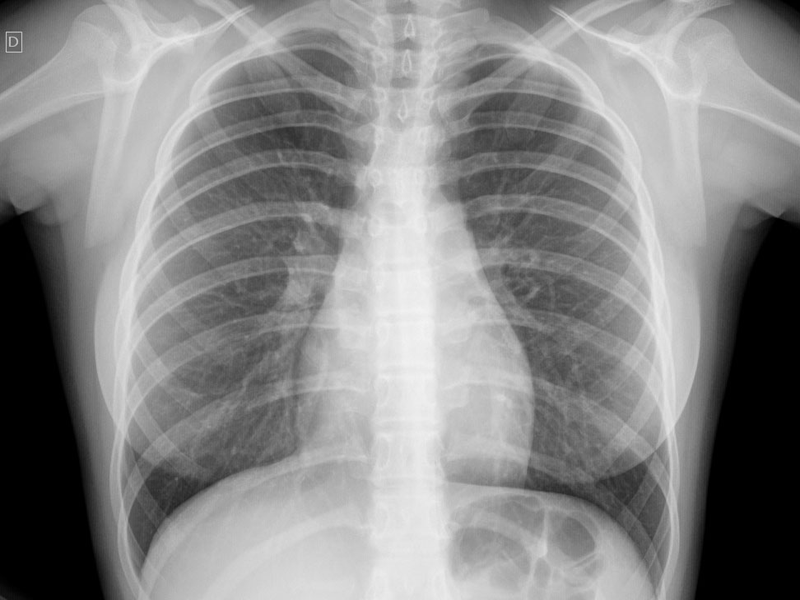
#> input picture ImagemRaiox.jpg, 800 x 600 px
$ python -i funcoes.py   (imports and definitions only)   (older library calls are emulated)
#> lines starting #> are read from the running program, lines starting #| are printed output that depends on the picture
### python/Teste/filtros.py
from funcoes import *
import random
import cv2
import pytesseract
import numpy as np
import tkinter as tk
import re
from PIL import Image, ImageTk
import unicodedata
from matplotlib import pyplot as plt
import matplotlib
pytesseract.pytesseract.tesseract_cmd = 'C:\Tesseract\Tesseract.exe'


def gray(img_path):
    root = tk.Tk()
    largura_tela = root.winfo_screenwidth()
    altura_tela = root.winfo_screenheight()
    root.destroy()
    gray = cv2.cvtColor(img_path, cv2.COLOR_BGR2GRAY)
    cv2.imshow('gray', gray)
    cv2.waitKey(0)
    return gray


# [21 lines left out: function sharp, not called in this run]


def simple_threshold(img_path, mim_threshold):
    root = tk.Tk()
    largura_tela = root.winfo_screenwidth()
    altura_tela = root.winfo_screenheight()
    root.destroy()
    val, thresh = cv2.threshold(img_path, mim_threshold, 255, cv2.THRESH_BINARY) #pixeis q forem inferiores a mim_threshold serão considerados como 0 e se for maior, sera considerado como 255(branco)
    cv2.imshow('thresh', thresh)

    cv2.waitKey(0)

    return thresh

def media(img_path, kernel_size):
    root = tk.Tk()
    root.destroy()


    # Aplica o filtro de média
    averaged = cv2.blur(img_path, (kernel_size, kernel_size))

    # Exibe a imagem resultante
    cv2.imshow('Média', averaged)
    cv2.waitKey(0)

    return averaged

# [9 lines left out: function mediana, not called in this run]

class IdealNotchFilter:
    def __init__(self):
        pass

    # [18 lines left out: function apply_filter, not called in this run]

class ButterworthNotchFilter:
    def __init__(self):
        pass

    # [18 lines left out: function apply_filter, not called in this run]

class GaussianNotchFilter:
    def __init__(self):
        pass

    # [27 lines left out: functions apply_filter, blur, not called in this run]


def filtro_destaque(imagem_path):


    # Aplicar o filtro Laplaciano para realçar as bordas
    imagem_destacada = cv2.Laplacian(imagem_path, cv2.CV_64F)

    # Normalizar a imagem resultante para o intervalo [0, 255]
    imagem_destacada = cv2.normalize(imagem_destacada, None, 0, 255, cv2.NORM_MINMAX)

    # Converter de volta para o tipo de dados uint8
    imagem_destacada = np.uint8(imagem_destacada)

    # Combinação da imagem original com a imagem destacada para realçar as bordas
    #imagem_resultante = cv2.addWeighted(imagem_path, 1, cv2.cvtColor(imagem_destacada, cv2.COLOR_GRAY2BGR), 0.25, 0)
    cv2.imshow("Imagem Realçada", imagem_destacada)
    cv2.waitKey(0)
    return imagem_destacada

# [48 lines left out: functions filtro_prewitt, binarizaracao, add_noise, not called in this run]

### python/Teste/funcoes.py
import filtros
import cv2
import pytesseract
import numpy as np
import tkinter as tk
import re
from PIL import Image, ImageTk
import unicodedata
import matplotlib.pyplot as plt
from matplotlib import pyplot as plt

pytesseract.pytesseract.tesseract_cmd = 'C:\Tesseract\Tesseract.exe'


    # Usar o Tesseract para extrair caixas delimitadoras do texto na imagem
# [228 lines left out: functions localizar_texto_imagem, ler_imagem, pos_processamento, redimensionar_imagem_para_tela, pre_processamento, segmentar_caractere_texto and 9 more, not called in this run]

>>> import cv2
>>> picture = cv2.imread('../../ImagemRaiox.jpg')
#> picture is the input picture: shape (600, 800, 3); min 0, max 244, mean 135.6
>>> result = pre_processamento(picture)
#> in redimensionar_imagem_para_tela, `imagem_redimensionada = cv2.resize(imagem_path, (largura_tela, altura_..`:
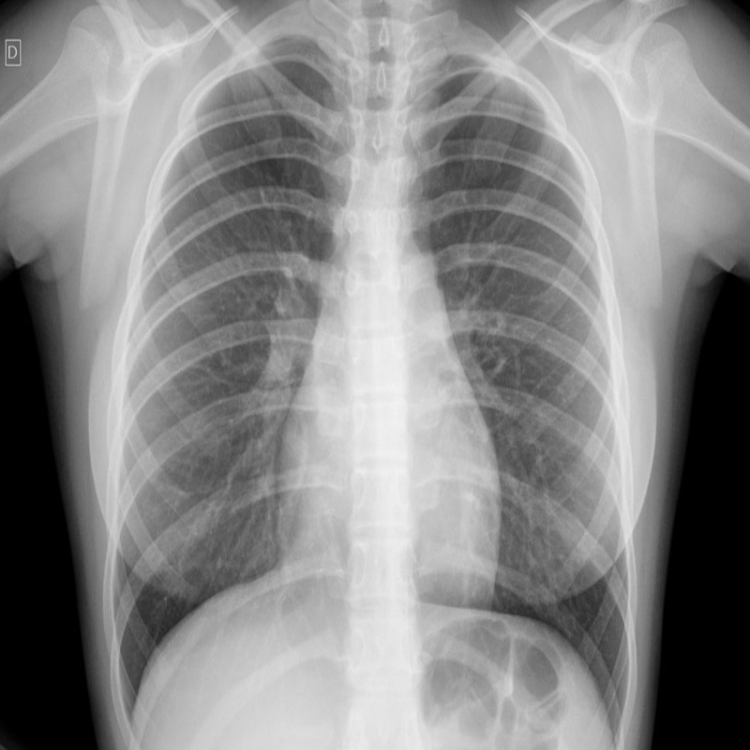
#> imagem_redimensionada: shape (750, 750, 3); min 0, max 243, mean 135.5
#> in filtro_destaque, `imagem_destacada = cv2.Laplacian(imagem_path, cv2.CV_64F)`:
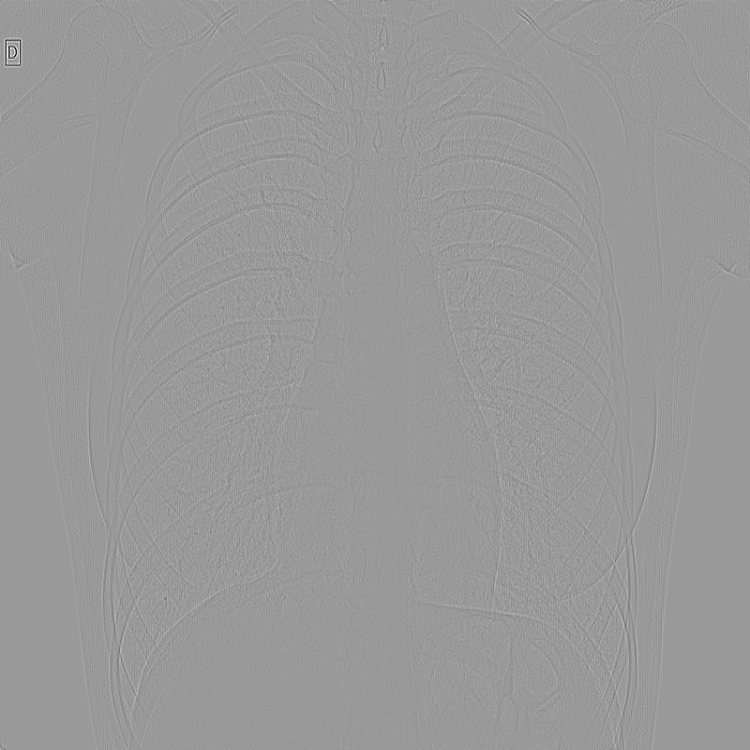
#> imagem_destacada: shape (750, 750) float64; min -152, max 101, mean 0; drawn with min black and max white
#> in simple_threshold, `val, thresh = cv2.threshold(img_path, mim_threshold, 255, cv2.THRESH_B..`:
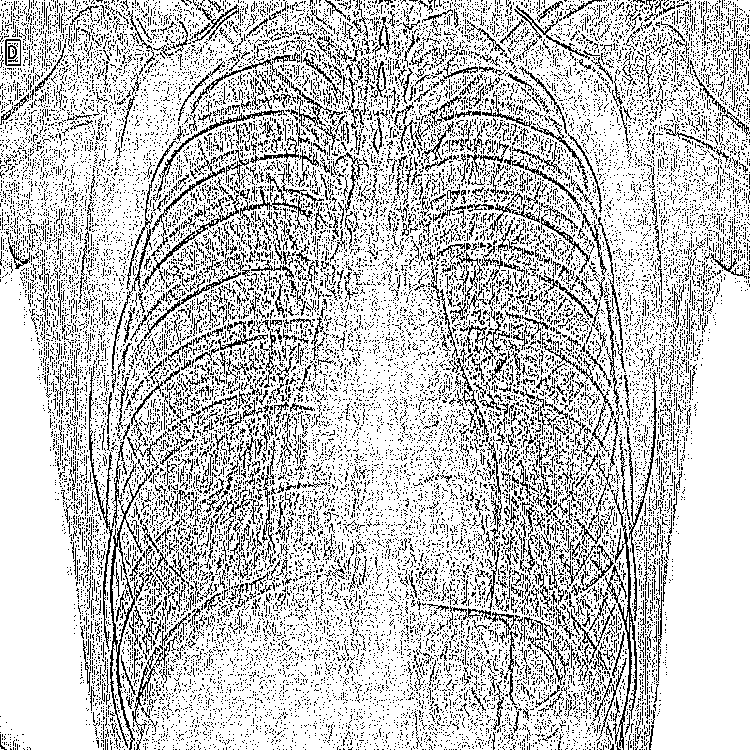
#> thresh: shape (750, 750); 77.8% white; black in thin lines or dots
#> in simple_threshold, `val, thresh = cv2.threshold(img_path, mim_threshold, 255, cv2.THRESH_B..`: val = 150
#> in media, `averaged = cv2.blur(img_path, (kernel_size, kernel_size))`:
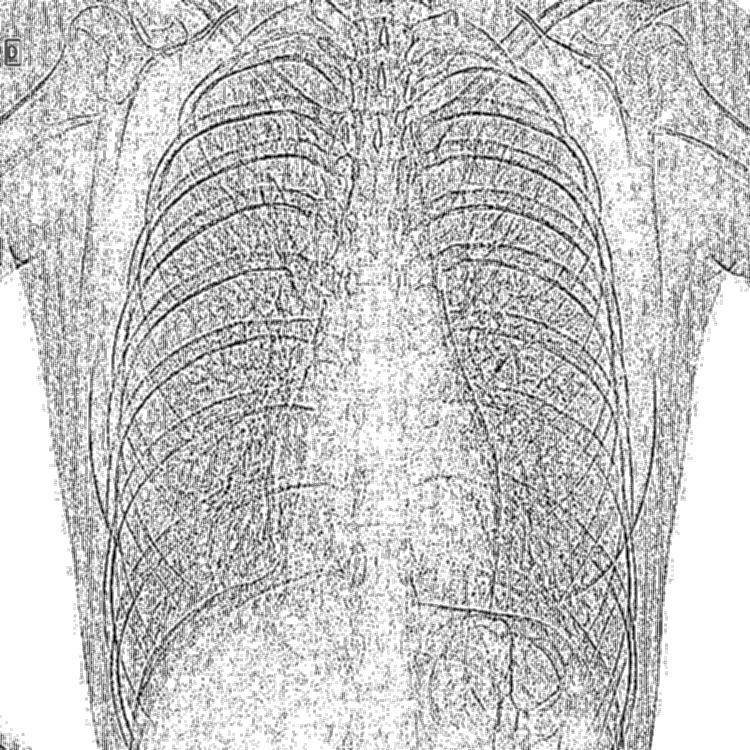
#> averaged: shape (750, 750); min 0, max 255, mean 198.4
#> in pre_processamento, `imagemPreProcessada = cv2.erode(imagemPreProcessada, kernel, iteration..`:
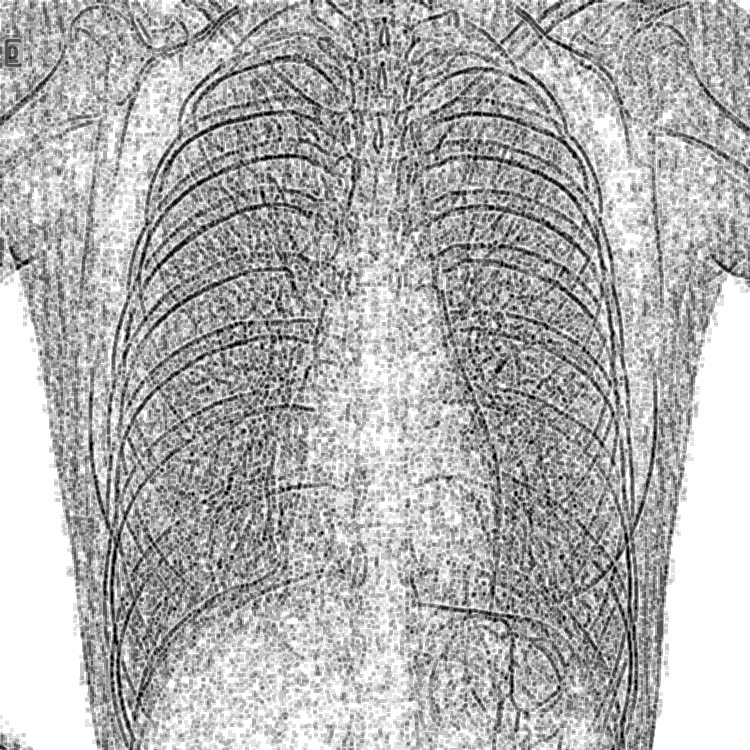
#> imagemPreProcessada: shape (750, 750); min 0, max 255, mean 176.4
#> in pre_processamento, `imagemPreProcessada = cv2.dilate(imagemPreProcessada, kernel, iteratio..`:
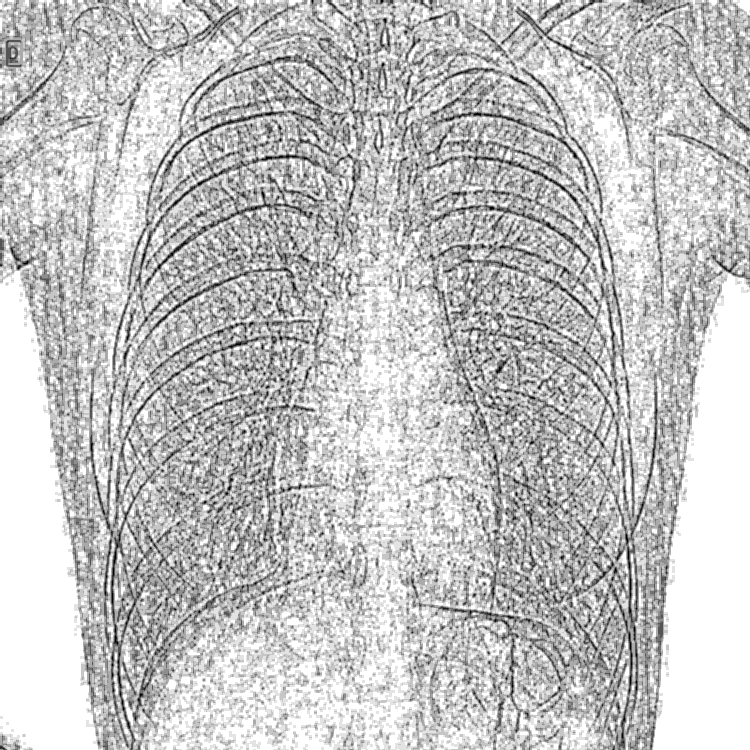
#> imagemPreProcessada: shape (750, 750); min 0, max 255, mean 193.6

$ run again, on NomeRua.jpg
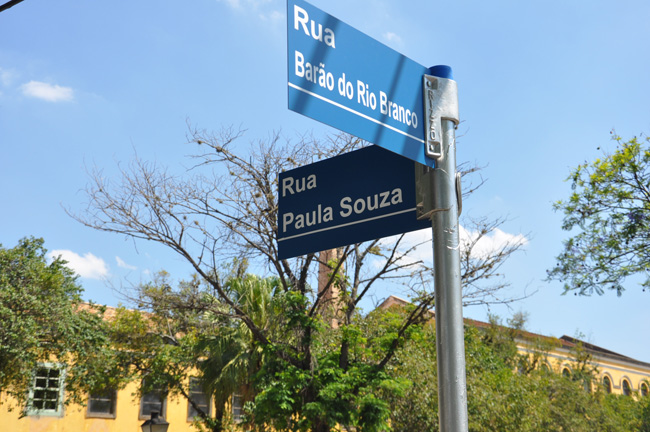
#> input picture NomeRua.jpg, 650 x 432 px
#> picture is the input picture: shape (432, 650, 3); mean B, G, R 167.1, 158.6, 135.2
#> in simple_threshold, `val, thresh = cv2.threshold(img_path, mim_threshold, 255, cv2.THRESH_B..`:
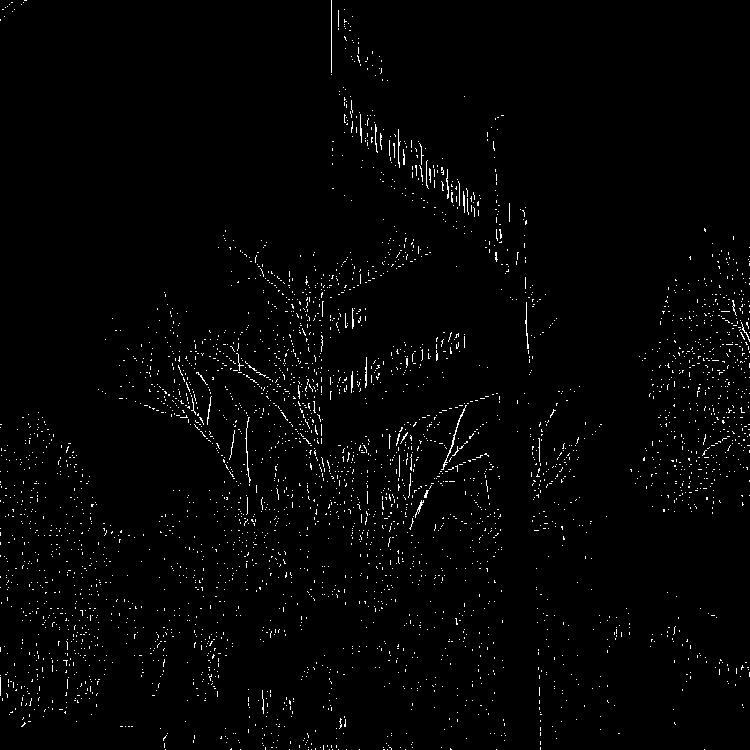
#> thresh: shape (750, 750); 1.6% white in thin lines or dots
#> val = 150
#> in pre_processamento, `imagemPreProcessada = cv2.dilate(imagemPreProcessada, kernel, iteratio..`:
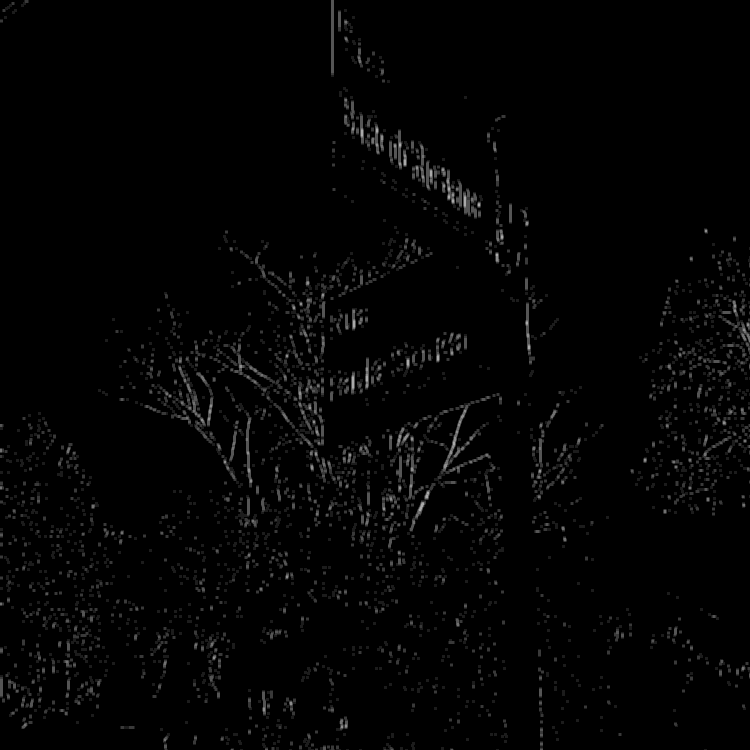
#> imagemPreProcessada: shape (750, 750); min 0, max 170, mean 3.9

$ run again, on Placa.jpg
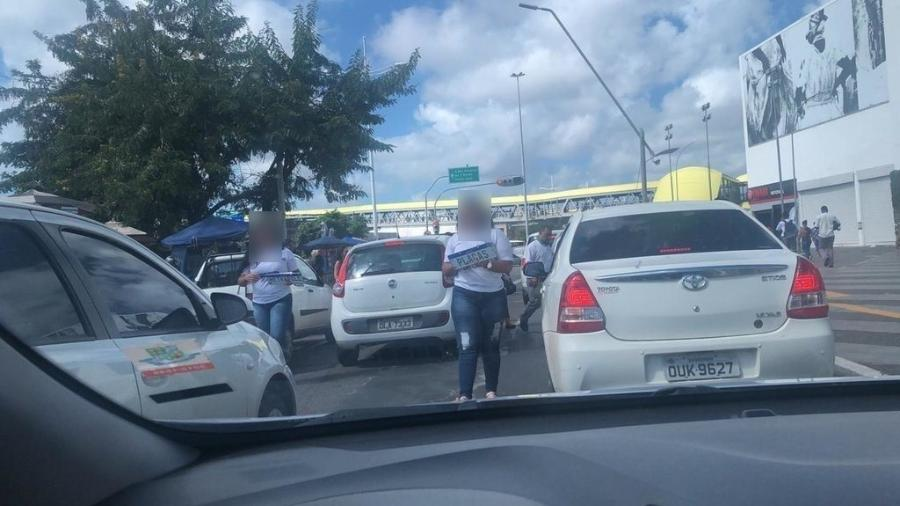
#> input picture Placa.jpg, 900 x 506 px
#> picture is the input picture: shape (506, 900, 3); mean B, G, R 139.3, 121.3, 103.5
#> in simple_threshold, `val, thresh = cv2.threshold(img_path, mim_threshold, 255, cv2.THRESH_B..`:
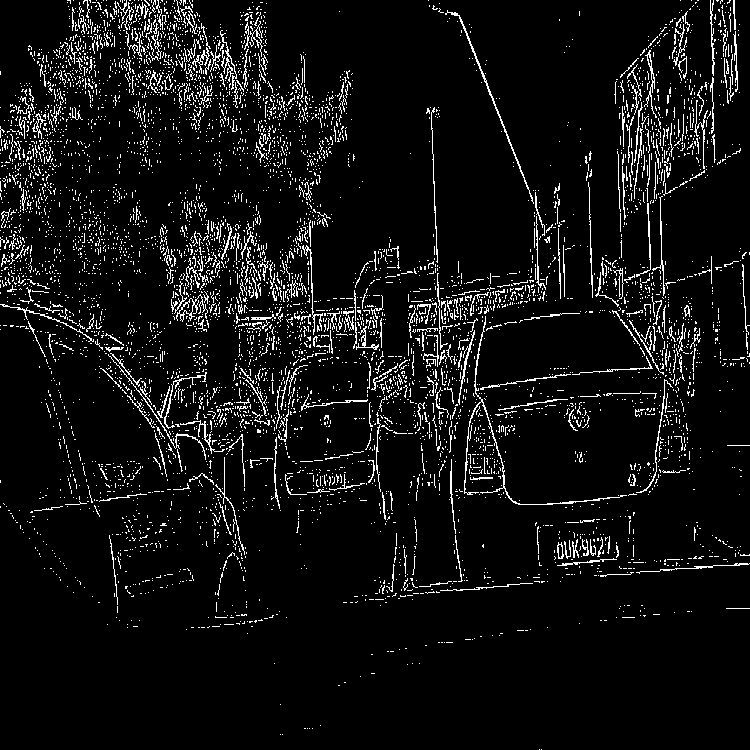
#> thresh: shape (750, 750); 6.6% white in thin lines or dots
#> val = 150
#> in pre_processamento, `imagemPreProcessada = cv2.dilate(imagemPreProcessada, kernel, iteratio..`:
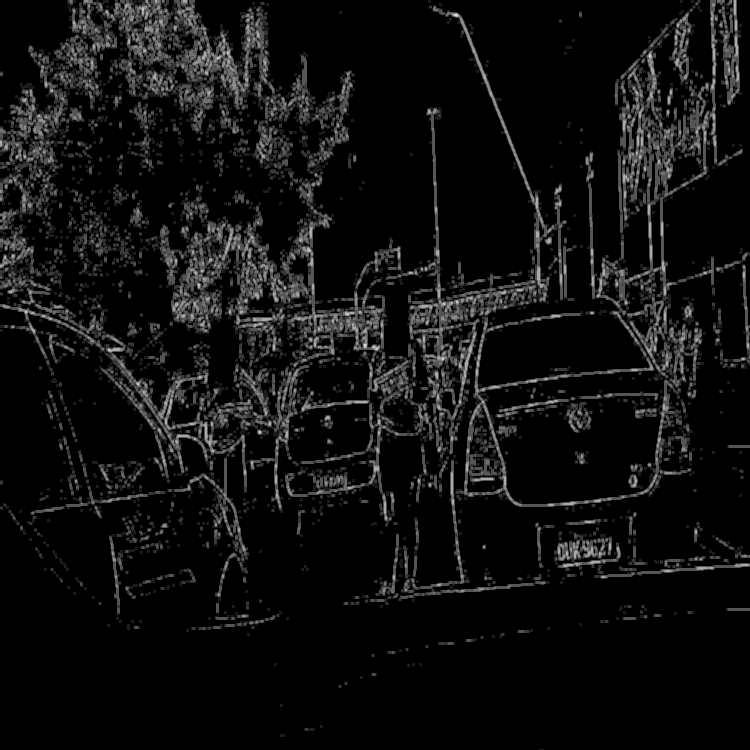
#> imagemPreProcessada: shape (750, 750); min 0, max 227, mean 15.9
